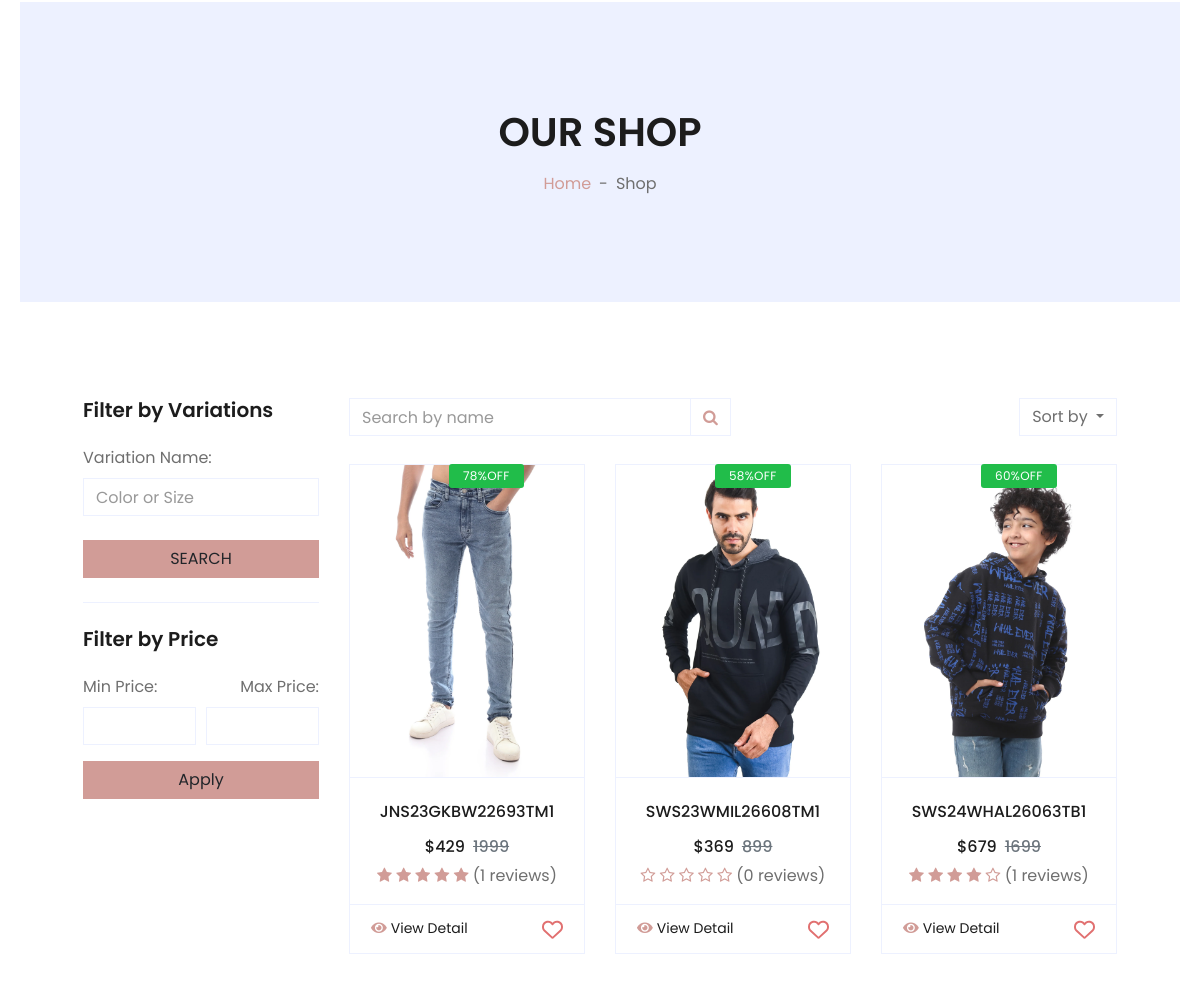
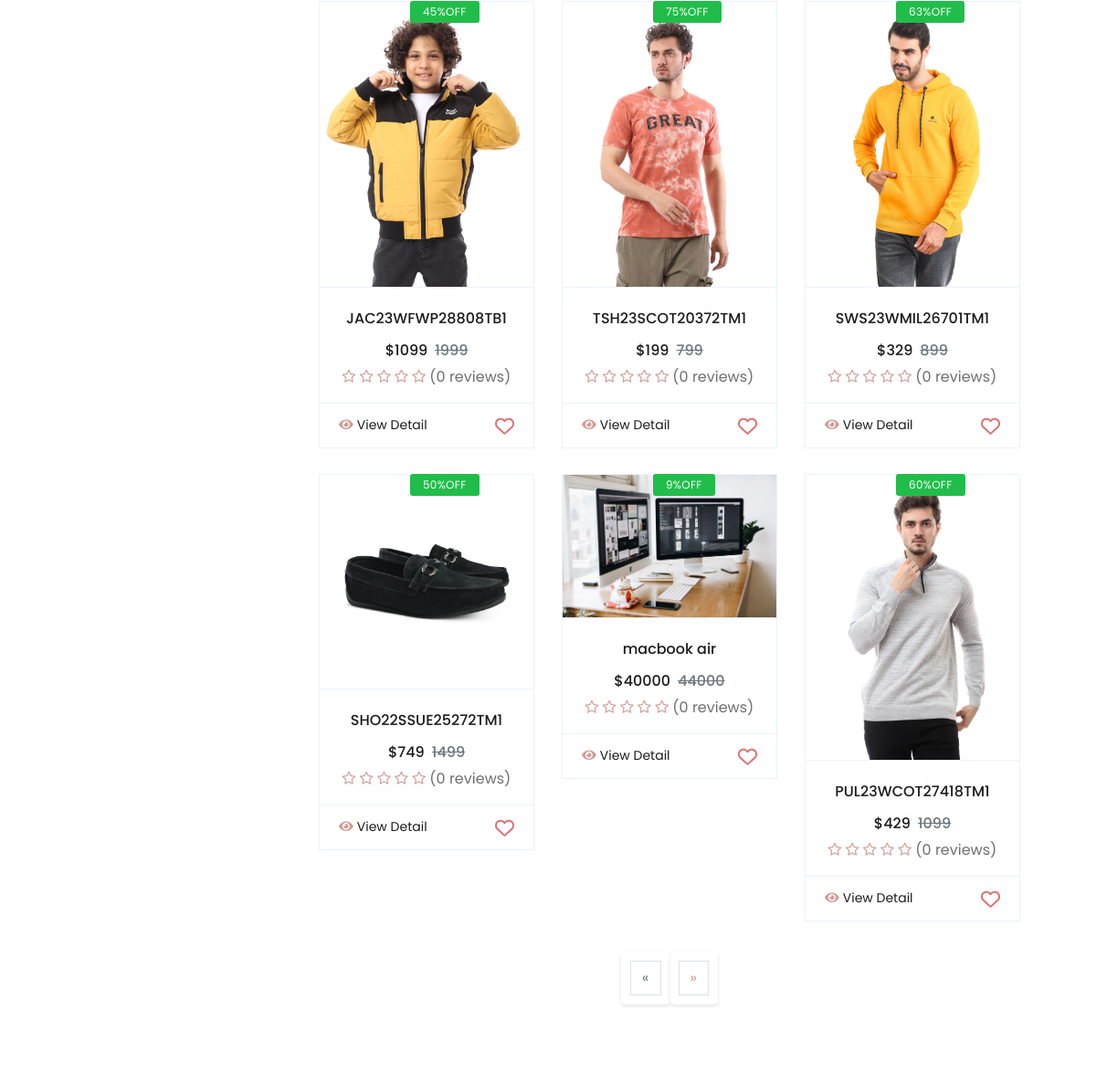
Page /product/orderd_by_popularty/ (middle part) on the earlier database version (2 pictures, top to bottom).
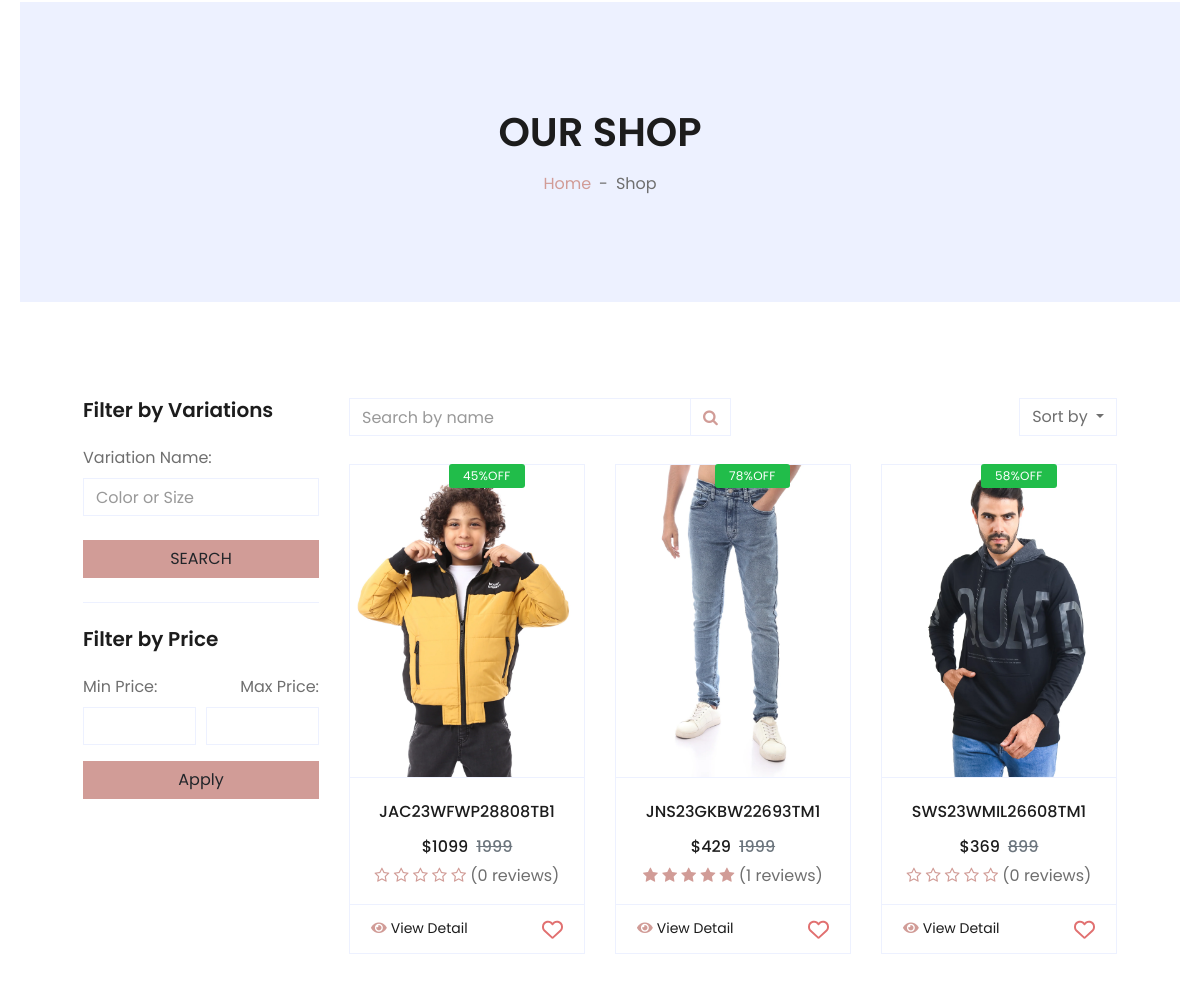
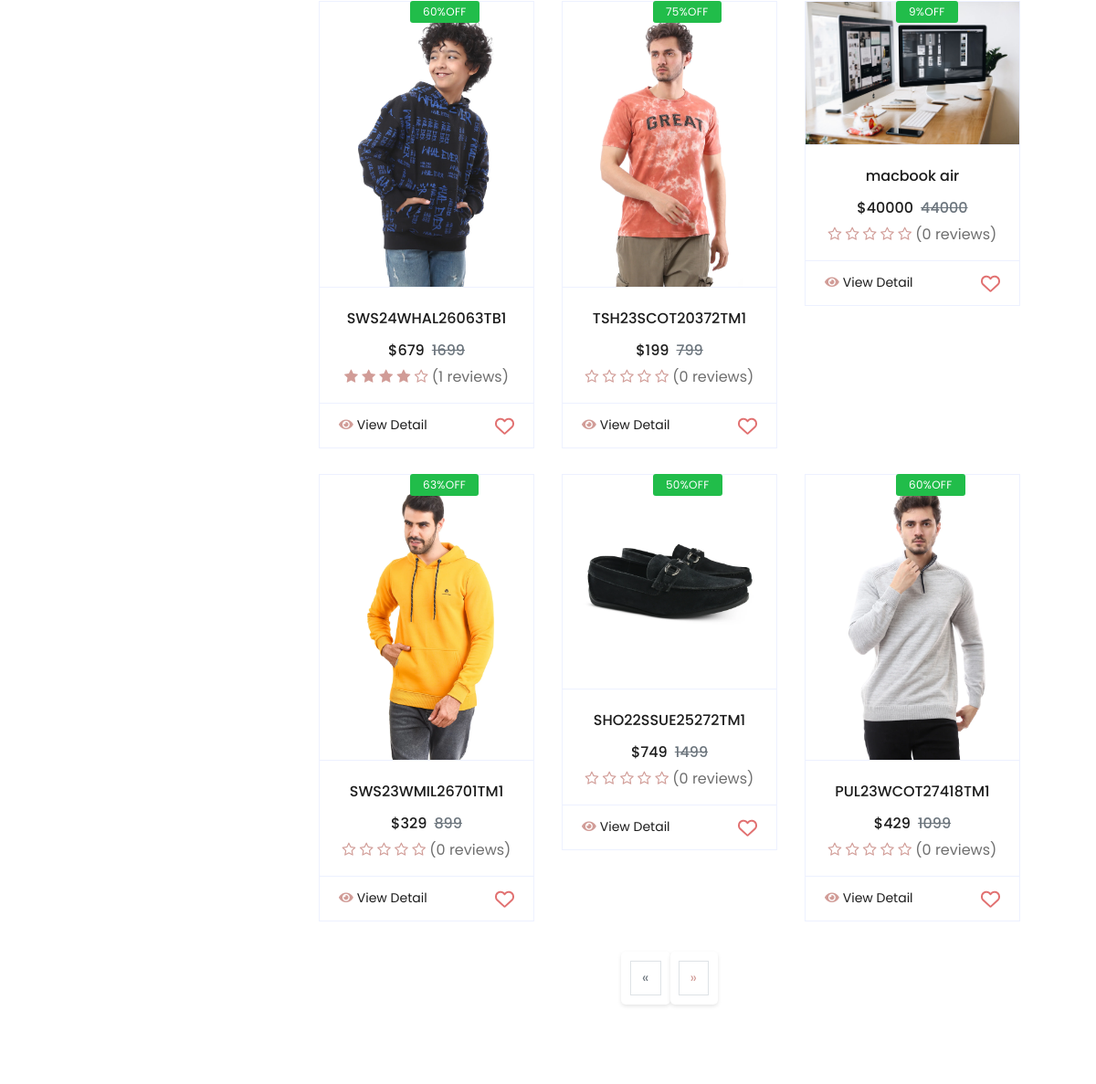
Same page on the later database version (2 pictures, top to bottom).
### product/models.py (models this page shows, shortened)
class Product(models.Model):
    name = models.CharField(max_length=100)
    image = models.ImageField(upload_to='product/')
    stock = models.IntegerField()
    price = models.IntegerField(default=0)
    discount = models.IntegerField(default=0)
    description = models.TextField(max_length=10000)
    like = models.ManyToManyField(User , blank=True,related_name='product_favourite')
    created_at = models.DateTimeField( default=timezone.now)
    category = models.ForeignKey('ProductCategory',verbose_name=('category'), on_delete=models.CASCADE ,default='')
    subcategory = models.ForeignKey("Subcategory" , on_delete=models.CASCADE ,default='')
    PRDBrand = models.ForeignKey('settings.Brand' ,related_name='product_brand', on_delete=models.CASCADE , blank=True, null=True ,verbose_name=_("Brand "))
    slug = models.SlugField(null=True,blank=True , unique=True)
    tags = TaggableManager()
    views = models.PositiveIntegerField(default=0)
    is_available = models.BooleanField(default=True)
    class Meta:
        ordering = ["name"]
    def offer(self):
        offer = 0
        if self.discount > 0:
            offer =int( 100 - (self.discount / self.price * 100))
        return offer
    def get_absolute_url(self):
        return reverse("product:product_detail", args=[self.slug])
    def avr_review(self):
        reviews = ReviewRating.objects.filter(product=self , status=True).aggregate(average=Avg('rating'))
        avg =0
        if reviews['average'] is not None:
            avg = float(reviews['average'])
        return avg
    def count_review(self):
        reviews = ReviewRating.objects.filter(product=self , status=True).aggregate(count=Count('rating'))
        count = 0
        if reviews['count'] is not None:
            count = int(reviews['count'])
        return count

### product/views.py (the view)
# urls.py: path('orderd_by_popularty/',views.product_list_orderd_by_papularty , name='product_list_orderd_by_papularty'),
def product_list_orderd_by_papularty(request):
    object_list = Product.objects.all().order_by('-views')
    paginator = Paginator(object_list, 9)
    page_number = request.GET.get("page")
    page_obj = paginator.get_page(page_number)
    context = {'object_list': object_list,
               'page_obj':page_obj}
    return render(request , 'product/product_list.html' , context)

### accounts/favourite_context.py (called while the page is built, shortened)
def counter(request):
    product_count = 0
    return dict(product_count=product_count)

### carts/cart_context.py (called while the page is built)
def counter(request):
    cart_count = 0
    if 'admin' in request.path:
        return{}
    else :
        try :
            cart = Cart.objects.filter(cart_id=_cart_id(request))
            if request.user.is_authenticated:
                cart_items= CartItem.objects.all().filter(user=request.user)
            else:
                cart_items = CartItem.objects.all().filter(cart=cart[:1])
            for cart_item in cart_items:
                cart_count+=cart_item.quantity
        except Cart.DoesNotExist:
            cart_count=0
    return dict(cart_count=cart_count)

### carts/views.py (called while the page is built)
def _cart_id(request):
    cart = request.session.session_key
    if not cart:
        cart = request.session.create()
    return cart

### product/models.py (called while the page is built)
    def __str__(self):
        return self.name

    def __str__(self):
        return self.name

### product/templates/product/product_list.html (shortened to what the changed rows need)
{% extends 'base.html' %}
{% load static %}
{% block body %}
<div class="container-fluid bg-secondary mb-5">
    <div class="d-flex flex-column align-items-center justify-content-center" style="min-height: 300px">
        <h1 class="font-weight-semi-bold text-uppercase mb-3">Our Shop</h1>
    </div>
</div>
<div class="container-fluid pt-5">
    <div class="row px-xl-5">
        <div class="col-lg-9 col-md-12">
            <div class="row pb-3">
                {% for product in page_obj  %}
                <div class="col-lg-4 col-md-6 col-sm-12 pb-1">
                    <div class="card product-item border-0 mb-4">
                        <div
                            class="card-header product-img position-relative overflow-hidden bg-transparent border p-0">
                            <img class="img-fluid w-100" src="{{product.image.url}}" alt="">
                        </div>
                        <div class="card-body border-left border-right text-center p-0 pt-4 pb-3">
                            <h6 class="text-truncate mb-3">{{product.name}}</h6>
                            {% if product.offer %}
                            <div class="product-badge2 bg-success border-default text-body">{{product.offer}}%OFF</div>
                            {% endif %}
                            <div class="d-flex justify-content-center">
                                {% if product.discount > 0 %}
                                <h6>${{product.discount}}</h6>
                                <h6 class="text-muted ml-2"><del>{{product.price}}</del></h6>
                                {% else %}
                                <h6>${{product.price}}</h6>
                                {% endif %}
                            </div>
                            <div class="rating-star">
                                <span>
                                    <i class="fa fa-star{% if product.avr_review < 0.5%}-o{% elif product.avr_review >= 0.5 and product.avr_review < 1%}-half-o{%endif%}"
                                        aria-hidden="true"></i>
                                    <i class="fa fa-star{% if product.avr_review < 1.5%}-o{% elif product.avr_review >= 1.5 and product.avr_review < 2%}-half-o{%endif%}"
                                        aria-hidden="true"></i>
                                    <i class="fa fa-star{% if product.avr_review < 2.5%}-o{% elif product.avr_review >= 2.5 and product.avr_review < 3%}-half-o{%endif%}"
                                        aria-hidden="true"></i>
                                    <i class="fa fa-star{% if product.avr_review < 3.5%}-o{% elif product.avr_review >= 3.5 and product.avr_review < 4%}-half-o{%endif%}"
                                        aria-hidden="true"></i>
                                    <i class="fa fa-star{% if product.avr_review < 4.5%}-o{% elif product.avr_review >= 4.5 and product.avr_review < 5%}-half-o{%endif%}"
                                        aria-hidden="true"></i>
                                </span>({{product.count_review}} reviews)
                            </div>
                        </div>
                        <div class="card-footer d-flex justify-content-between bg-light border">
                            <a href="{{product.get_absolute_url}}" class="btn btn-sm text-dark p-0"><i
                                    class="fas fa-eye text-primary mr-1"></i>View
                                Detail</a>
                            {% if request.user in product.like.all %}
                            <a href="{% url 'product:like' product.id%}" class="btn btn-sm text-dark p-0"><svg
                                    xmlns="http://www.w3.org/2000/svg" height="1.5em" viewBox="0 0 512 512">
                                    <style>
                                        svg {
                                            fill: #e19898
                                        }
                                    </style>
                                    <path
                                        d="M47.6 300.4L228.3 469.1c7.5 7 17.4 10.9 27.7 10.9s20.2-3.9 27.7-10.9L464.4 300.4c30.4-28.3 47.6-68 47.6-109.5v-5.8c0-69.9-50.5-129.5-119.4-141C347 36.5 300.6 51.4 268 84L256 96 244 84c-32.6-32.6-79-47.5-124.6-39.9C50.5 55.6 0 115.2 0 185.1v5.8c0 41.5 17.2 81.2 47.6 109.5z" />
                                </svg></a>
                            {% else %}
                            <a href="{% url 'product:like' product.id%}" class="btn btn-sm text-dark p-0"></i></a>
                            {% endif %}
                        </div>
                    </div>
                </div>
                {% endfor %}
            </div>
        </div>
    </div>
</div>
{% endblock body %}

Differences in the rows shown:
changed Product "JAC23WFWP28808TB1": moves up the list
changed Product "macbook air": moves up the list
